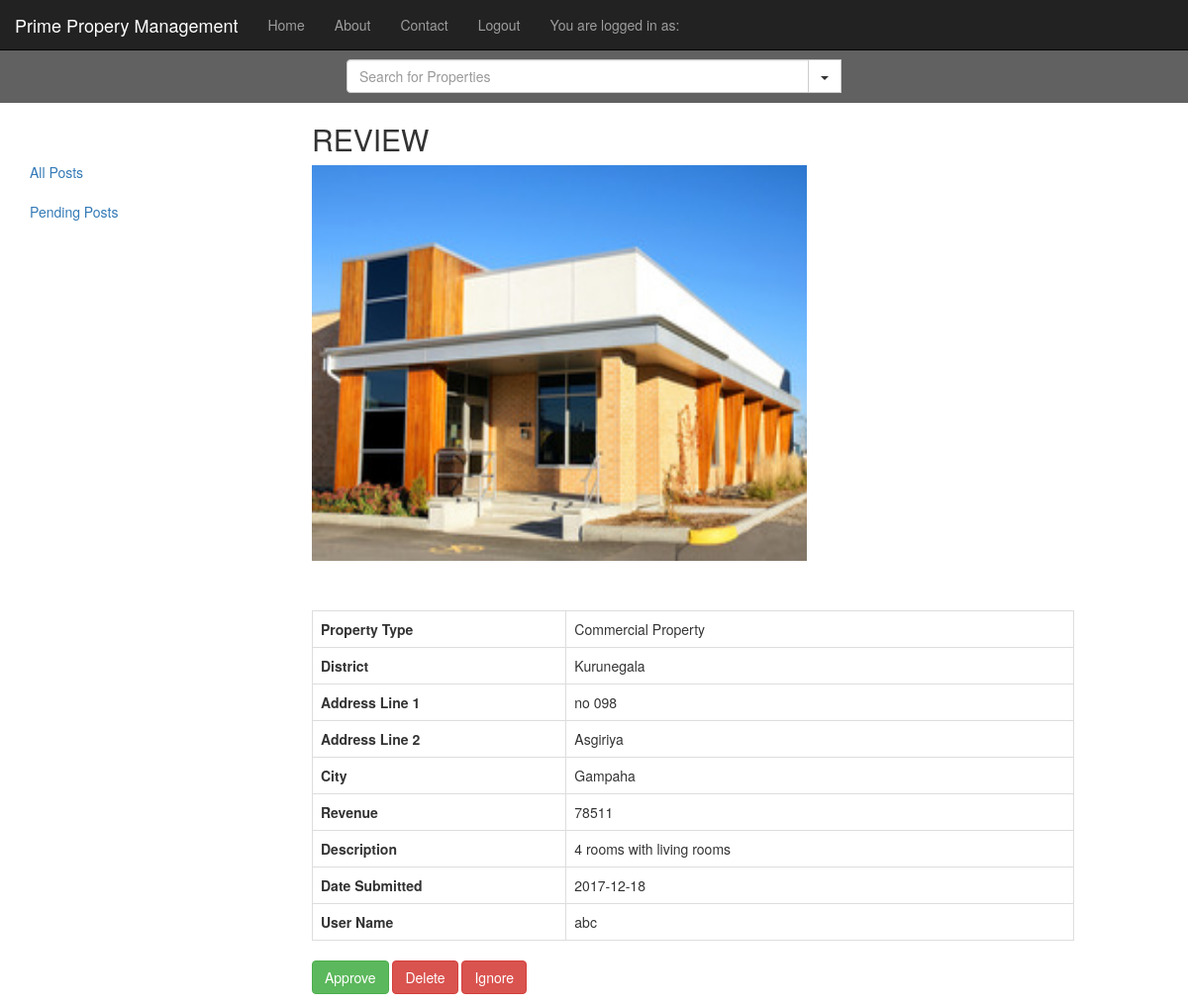
Screenshot of /index.php/Property/loadPropertyForReview/32 with the database file from the repository.
### tables this page shows
CREATE TABLE `property` (
  `idproperty` int(11) NOT NULL,
  `propertyType` varchar(45) DEFAULT NULL,
  `district` varchar(45) DEFAULT NULL,
  `addressLine1` varchar(45) DEFAULT NULL,
  `addressLine2` varchar(45) DEFAULT NULL,
  `city` varchar(45) DEFAULT NULL,
  `revenue` varchar(45) DEFAULT NULL,
  `description` varchar(250) DEFAULT NULL,
  `imgName` varchar(45) DEFAULT NULL,
  `Date` date DEFAULT NULL,
  `postState` varchar(25) NOT NULL DEFAULT 'PENDING',
  `Users_username` varchar(25) NOT NULL,
  `curTime` time DEFAULT NULL
);

### application/controllers/Property.php (called while the page is built, shortened)
<?php
class Property extends CI_Controller {
	public function __construct(){
		$this->load->model('Property_model');
		$this->load->helper('url');
		$this->load->library('pagination');
		$this->load->library('session');
	}
	public function loadPropertyForReview($propertyId) {
		$query = $this->Property_model->getOnePropertyForReview($propertyId);
		$data['PROPERTY'] = null;
		if($query){
			$data['PROPERTY'] = $query;
		}
		$this->load->view('basicAdmin');
		$this->load->view('propertyReview',$data);
	}
}

### index.php (called while the page is built, shortened)
<?php
require_once BASEPATH.'core/CodeIgniter.php';

### application/models/Property_model.php (called while the page is built, shortened)
<?php
	class Property_model extends CI_model {
		public function getOnePropertyForReview($propertyId){
			$this->db->select('*');
			$this->db->from('property');
			$this->db->where('idproperty',$propertyId);
			$query = $this->db->get();
			return $query->result();
		}
	}
?>

### application/views/propertyReview.php (the view, shortened to what this page needs)
<div class="col-md-1">
</div>
<div class="col-md-8">
<h2> REVIEW</h2>
<table class="table table-bordered" style="margin-top:50px;">
<tbody>
<?php foreach($PROPERTY as $value) { ?>
<tr>
	<th class="col-md-4"> Property Type</th>
	<td><?=$value->propertyType;?></td>
</tr>
<tr>
	<th> District</th>
	<td> <?=$value->district;?></td>
</tr>
<tr>
	<th> Address Line 1</th>
	<td><?=$value->addressLine1;?> </td>
</tr>
<tr>
	<th> Address Line 2</th>
	<td> <?=$value->addressLine2;?></td>
</tr>
<tr>
	<th> City</th>
	<td> <?=$value->city;?></td>
</tr>
<tr>
	<th> Revenue</th>
	<td><?=$value->revenue;?></td>
</tr>
<tr>
	<th> Description</th>
	<td> <?=$value->description;?></td>
</tr>
<tr>
	<th> Date Submitted</th>
	<td><?=$value->Date;?></td>
</tr>
<tr>
	<th> User Name</th>
	<td> <?=$value->Users_username;?> </td>
</tr>
<p>
<img alt="" height="400px;" width="500px;" src="<?php echo base_url(); ?>uploads/<?=$value->imgName;?>"> </p>
</tbody>
</table>
<a href="<?php echo site_url('Property/approveProperty/'.$value->idproperty);?>" type="button" class="btn btn-success">Approve</a>
<a href="<?php echo site_url('Property/deleteSubmittedPosts/'.$value->idproperty);?>" type="button" class="btn btn-danger">Delete</a>
<a href="<?php echo site_url('Property/loadAllPendingPosts');?>" type="button" class="btn btn-danger">Ignore</a>
<?php } ?>
</div>
<div class="col-md-1">
</div>
</div>
</body>
</html>

### resources/css/admin.css (style rules this page uses)
body,html { height:100%; }
body { padding-top: 50px; }

### rows the page displays
property: propertyType "Commercial Property", district "Kurunegala", addressLine1 "no 098", addressLine2 "Asgiriya", city "Gampaha", revenue "78511", description "4 rooms with living rooms", Date "2017-12-18", Users_username "abc", imgName (picture)
